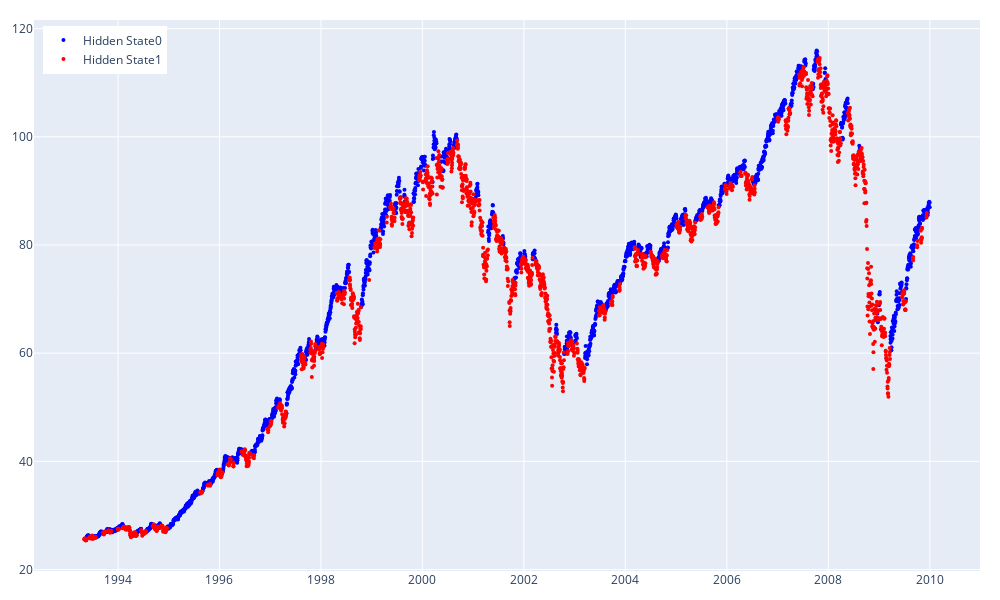

Source (notebook cell):
### Code cell
# Plotting the hidden states in the training set
train_hidden_states = switch_labels_and_plot(asset, train_hidden_states, 1993, 2009)

### Figure 1 — Plotly figure (JSON) as saved in the notebook; plotly's stock layout.template omitted (floating-point values rounded to 4 significant figures; data arrays with more than 128 entries replaced by an {"elided": "..."} marker saying what was removed)
{"data": [{"marker": {"color": "blue", "size": 4}, "mode": "markers", "name": "Hidden State0", "type": "scatter", "x": {"elided": "2230 str values"}, "y": {"elided": "2230 float values"}}, {"marker": {"color": "red", "size": 4}, "mode": "markers", "name": "Hidden State1", "type": "scatter", "x": {"elided": "1970 str values"}, "y": {"elided": "1970 float values"}}], "layout": {"height": 600, "legend": {"x": 0.01, "xanchor": "left", "y": 0.99, "yanchor": "top"}, "margin": {"b": 20, "l": 20, "r": 20, "t": 20}, "width": 1000}}
